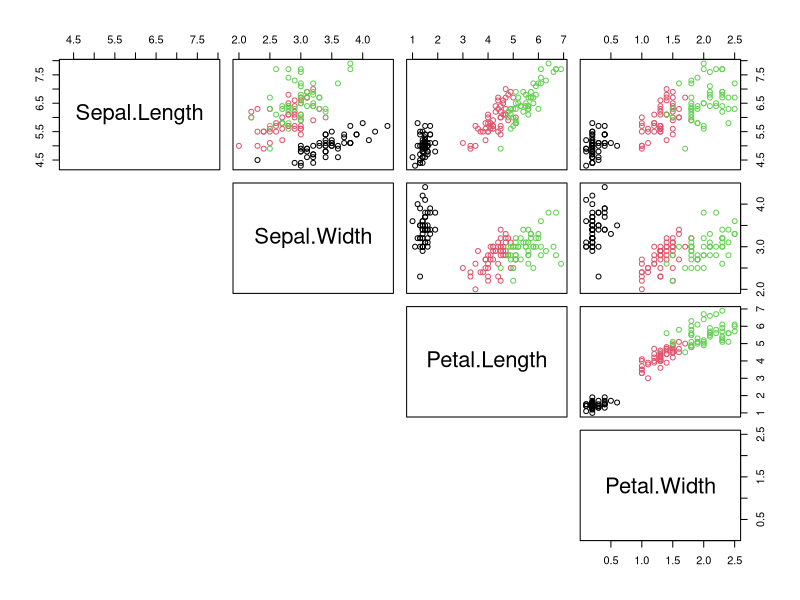
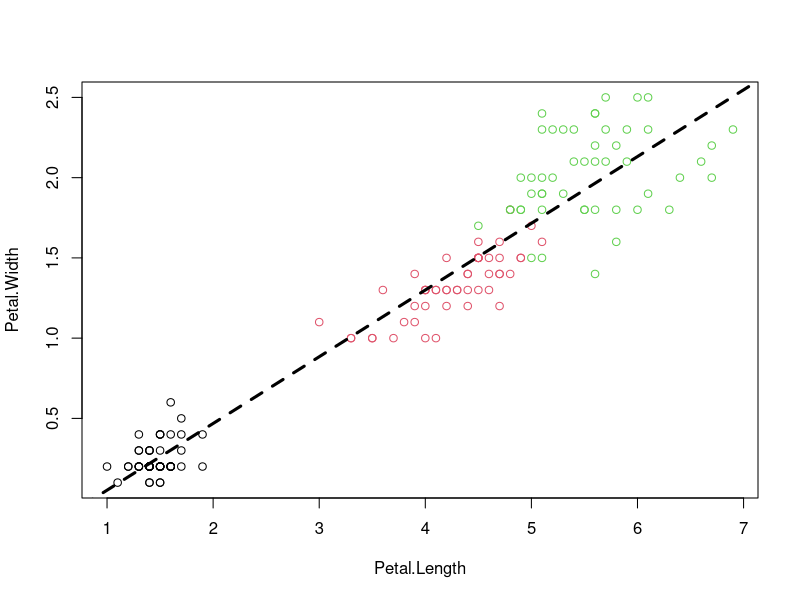
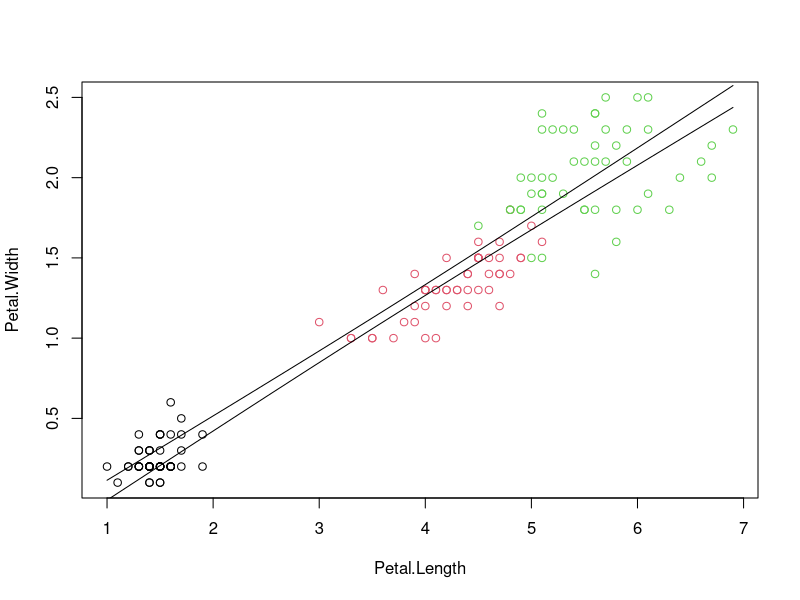
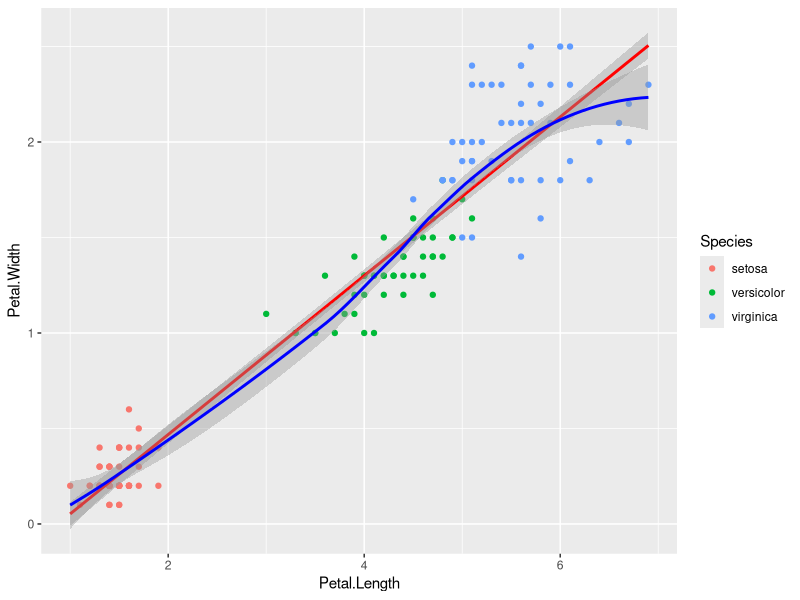
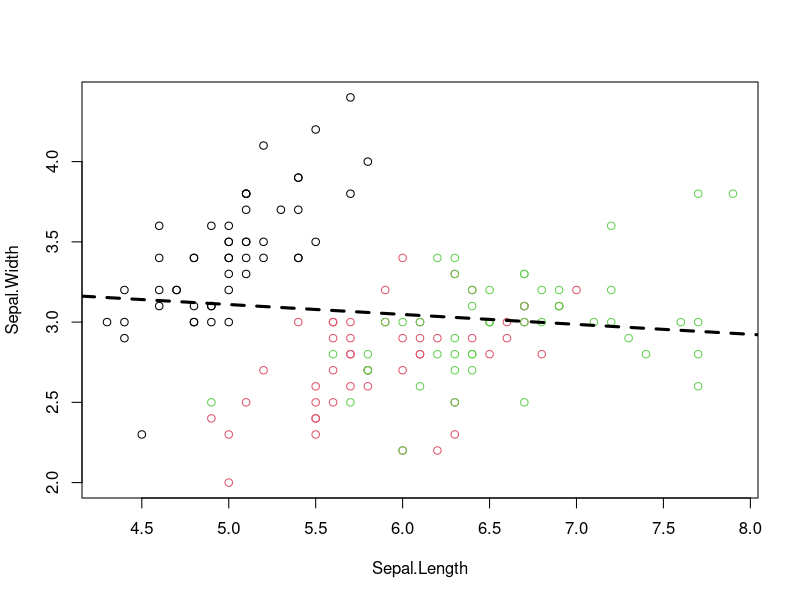
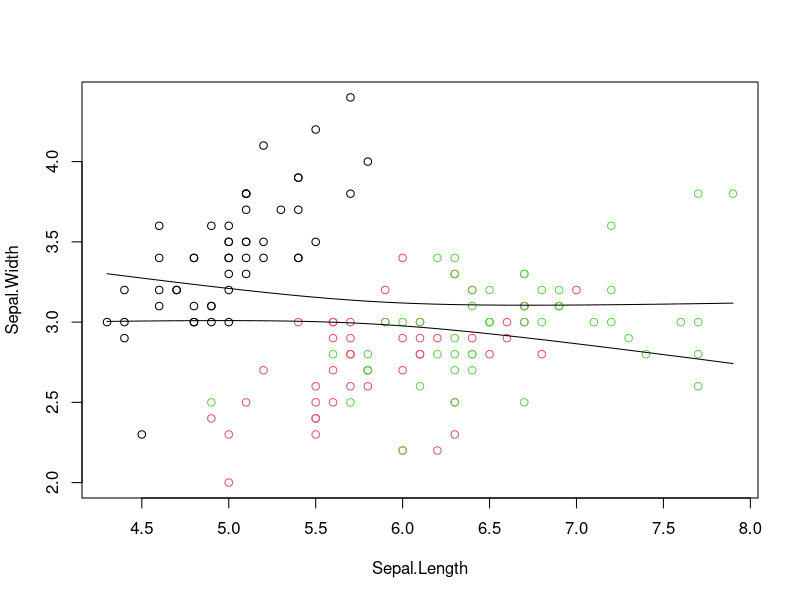
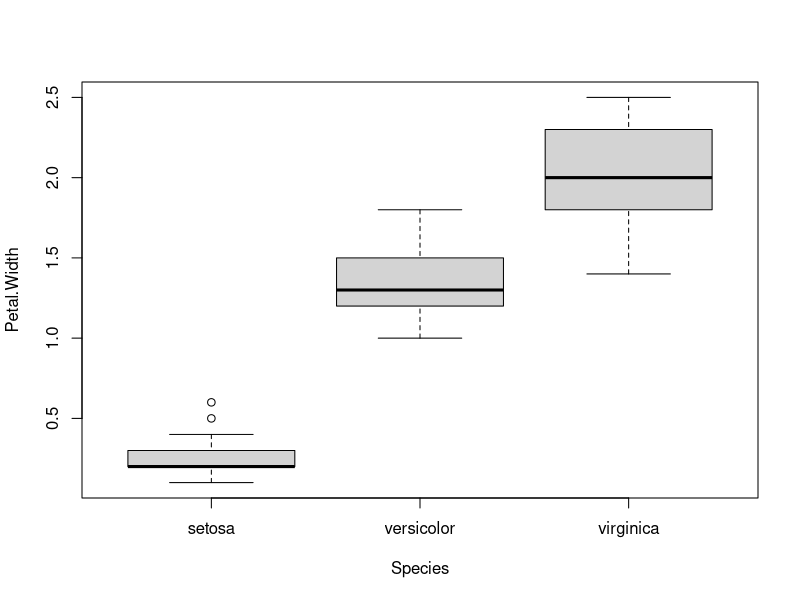
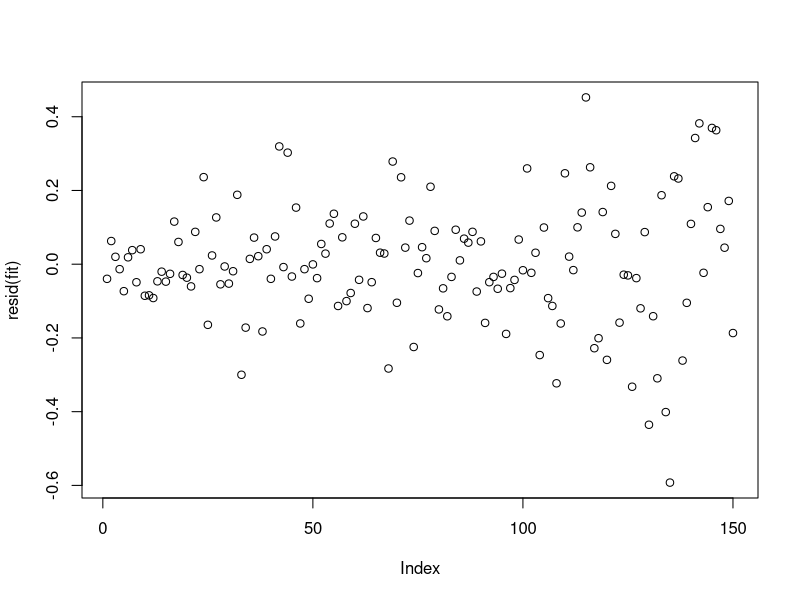

Reproduce these figures in R, in order.
## ---- chunk 1
niris=iris[,-5]  # generate new data frame without species variable
str(niris)
## ---- chunk 2
# assign species-colors to each observation 
cols = iris$Species                        # understand how color is defined
pairs(niris, col=cols, lower.panel=NULL)   # "cols" was defined in task above
## ---- chunk 3
plot(Petal.Width ~ Petal.Length, data=iris, col=Species) # use model ("formula") notation
fit=lm(Petal.Width ~ Petal.Length, data=iris)       # fit a linear model
abline(fit, lwd=3, lty=2)                           # add regression line
## ---- chunk 4
fit$coefficients
fit$df.residual
## ---- chunk 5
coefficients(fit)
confint(fit)   # Try to change the confidence level: ?confint
summary(fit)
## ---- chunk 6
x=iris$Petal.Length                       # explanatory variable from fit (here:Petal.Length)
xn=seq(min(x), max(x), length.out = 100)  # define range of new explanatory variables
ndf=data.frame(Petal.Length=xn)           # put them into new data frame

p=predict(fit, ndf, interval = 'confidence' , level = 0.95)
plot(Petal.Width ~ Petal.Length, data=iris, col=Species)
lines(xn, p[,"lwr"] )
lines(xn, p[,"upr"] )

#some fancy filling
#polygon(c(rev(xn), xn), c(rev(p[ ,"upr"]), p[ ,"lwr"]), col = rgb(1,0,0,0.5), border = NA)

## using ggplot2 - full introduction later
library(ggplot2)
g = ggplot(iris, aes(Petal.Length, Petal.Width, colour=Species))
g + geom_point() + geom_smooth(method="lm", se=TRUE, color="red") + geom_smooth(method="loess", colour="blue")
## ---- chunk 7
plot(Sepal.Width ~ Sepal.Length, data=iris, col=cols)  
fit1=lm(Sepal.Width ~ Sepal.Length, data=iris)     
abline(fit1, lwd=3, lty=2)    
confint(fit1)                     # estimated slope is indistinguishable from zero
summary(fit1)
## ---- chunk 8
x=iris$Sepal.Length                       # explanatory variable from fit (here:Sepal.Length)
xn=seq(min(x), max(x), length.out = 100)  # define range of new explanatory variables
ndf=data.frame(Sepal.Length=xn)           # put them into data frame

p=predict(fit1, ndf, interval = 'confidence' , level = 0.95)  # predict values

plot(Sepal.Width ~ Sepal.Length, data=iris, col=Species)
lines(xn, p[,"lwr"] )
lines(xn, p[,"upr"] )
## ---- chunk 9
plot(Petal.Width ~ Species, data=iris)
fit=lm(Petal.Width ~ Species, data=iris)
summary(fit)
## ---- chunk 10
fit=lm(Petal.Width ~ Petal.Length, data=iris)
paste(toString(fit$call), sigma(fit))
fit=lm(Petal.Width ~ Petal.Length + Sepal.Length, data=iris)  # function of more than one variable
paste(toString(fit$call), sigma(fit))
fit=lm(Petal.Width ~ Species, data=iris)                      # function of categorical variables
paste(toString(fit$call), sigma(fit))
fit=lm(Petal.Width ~ . , data=iris)                          # function of all other variable (numerical and categorical)
paste(toString(fit$call), sigma(fit))
## ---- chunk 11
fit = lm(Petal.Width ~ Petal.Length + Sepal.Width + Sepal.Length + Species , data=iris) 
summary(fit)
## ---- chunk 12
anova(fit) 

# order of variable matters: the following is not the same
# anova( lm(Petal.Width ~ . , data=iris) )
## ---- chunk 13
plot(resid(fit))                # residuals independent?
plot(predict(fit), resid(fit))  # residuals (and variation) dependent on prediction?
qqnorm(resid(fit))              # residuals normally distributed?
## ---- chunk 14
irisout=rbind(iris,list(5.8,3, 4, 20, "virginica"))
## ---- chunk 15
str(irisout)
summary(irisout)
plot(Petal.Width ~ Petal.Length, data=irisout, col=Species)
fit2=lm(Petal.Width ~ Petal.Length, data=irisout)
abline(fit2, lwd=3, lty=2)    
summary(fit2)
## ---- chunk 16
op=par(no.readonly=TRUE)  # safe only resettable graphical parameters, avoids many warnings
par(mfrow=c(2,2))         # change graphical parameters: 2x2 images on device
plot(fit2,col=irisout$Species)       # four plots rather than one
par(op)                   # reset graphical parameters
